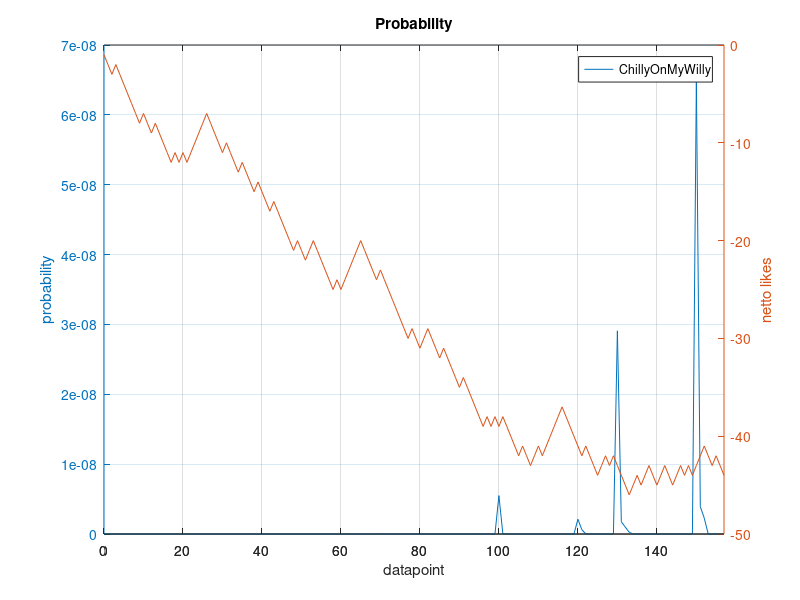
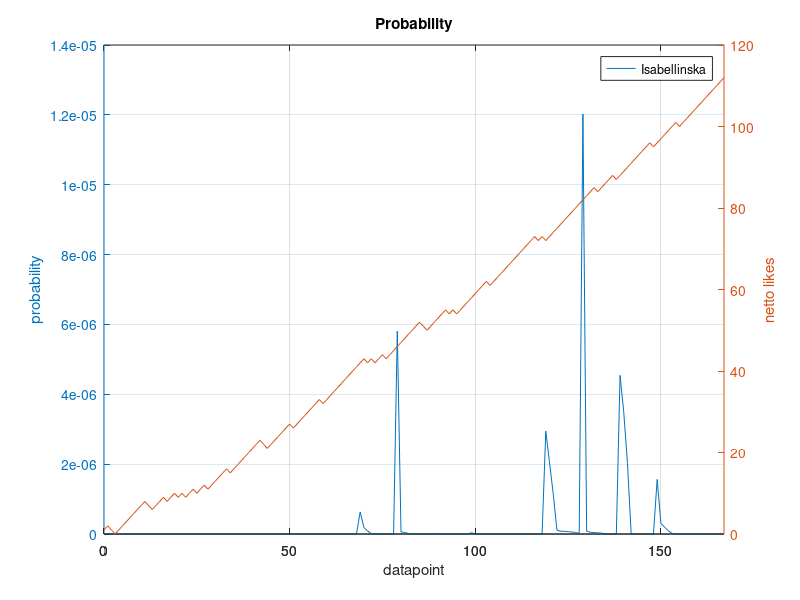
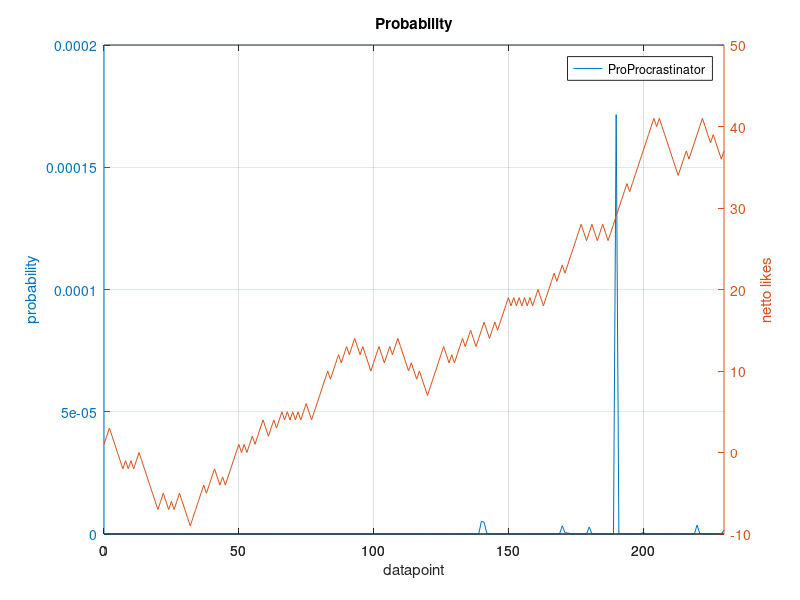
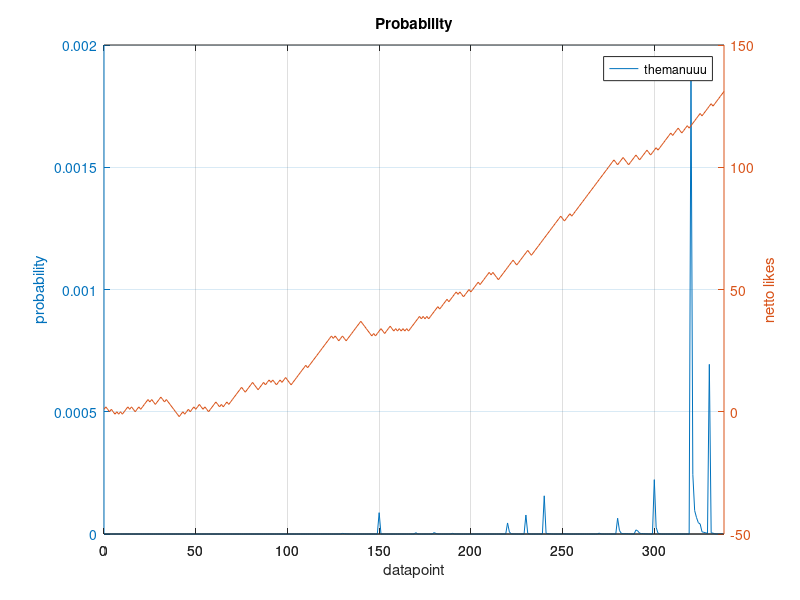

Source code (MATLAB) for these figures, in order:
%ds load csv data
matLearning1 = csvread( 'users/ChillyOnMyWilly.csv' );
matLearning2 = csvread( 'users/Glaus.csv' );
matLearning3 = csvread( 'users/Isabellinska.csv' );
matLearning4 = csvread( 'users/judas.csv' );
matLearning5 = csvread( 'users/juitto.csv' );
matLearning6 = csvread( 'users/ProProcrastinator.csv' );
matLearning7 = csvread( 'users/themanuuu.csv' );

%ds plot probability curves
figure( 1 );
plot1 = plotyy( matLearning1(:,1), matLearning1(:,3), matLearning1(:,1), matLearning1(:,2) );
grid on;
title( 'Probability' );
legend( 'ChillyOnMyWilly' );
xlabel( 'datapoint' );
ylabel(plot1(1),'probability') % left y-axis
ylabel(plot1(2),'netto likes') % right y-axis
saveas( 1, 'users/probability_curve_ChillyOnMyWilly.pdf' );

figure( 2 );
plot2 = plotyy( matLearning3(:,1), matLearning3(:,3), matLearning3(:,1), matLearning3(:,2)  );
grid on;
title( 'Probability' );
legend( 'Isabellinska' );
xlabel( 'datapoint' );
ylabel(plot2(1),'probability') % left y-axis
ylabel(plot2(2),'netto likes') % right y-axis
saveas( 2, 'users/probability_curve_Isabellinska.pdf' );

figure( 3 );
plot3 = plotyy( matLearning6(:,1), matLearning6(:,3), matLearning6(:,1), matLearning6(:,2)  );
grid on;
title( 'Probability' );
legend( 'ProProcrastinator' );
xlabel( 'datapoint' );
ylabel(plot3(1),'probability') % left y-axis
ylabel(plot3(2),'netto likes') % right y-axis
saveas( 3, 'users/probability_curve_ProProcrastinator.pdf' );

figure( 4 );
plot4 = plotyy( matLearning7(:,1), matLearning7(:,3), matLearning7(:,1), matLearning7(:,2)  );
grid on;
title( 'Probability' );
legend( 'themanuuu' );
xlabel( 'datapoint' );
ylabel(plot4(1),'probability') % left y-axis
ylabel(plot4(2),'netto likes') % right y-axis
saveas( 4, 'users/probability_curve_themanuuu.pdf' );